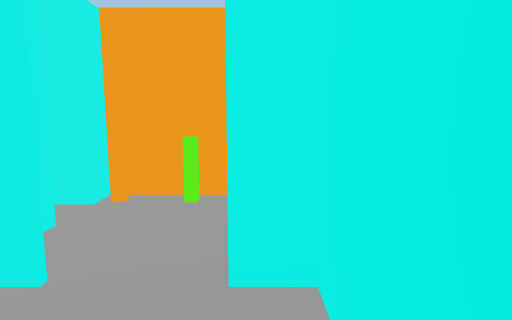
[1] (above)

17 first-person views from a walk through a 3-D level made in the Unity game engine. The camera is 1.4 m above the floor, tilts 8° down and sees 75° across. The floor is counted in squares, 0.5 m on a side. Each view is taken from the middle of a square. On the plan, view 1 faces up. The plan holds only what a view shows up to about 20 squares ahead; the rest is blank. The player is left out.

[2]
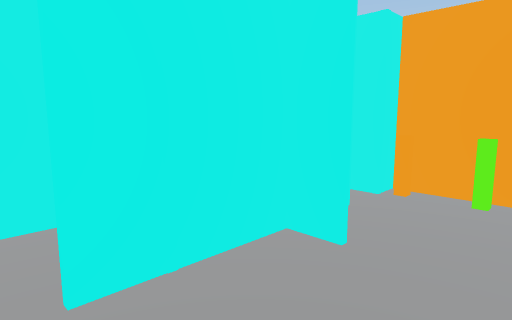

[3]
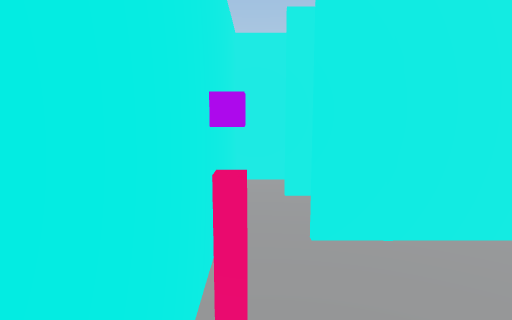

[4]
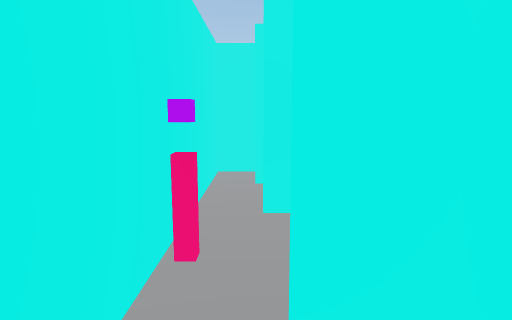

[5]
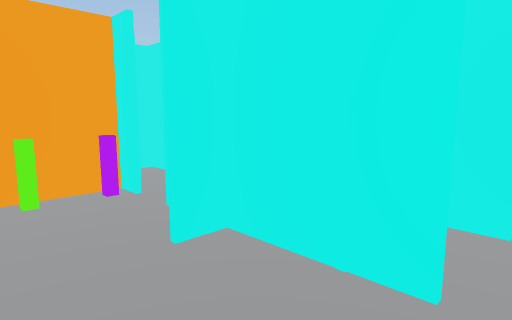

[6]
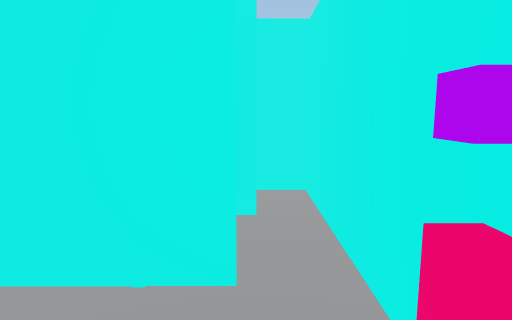

[7]
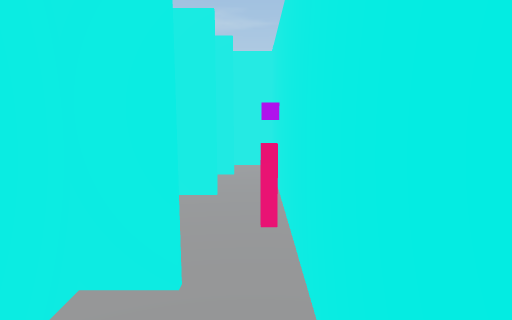

[8]
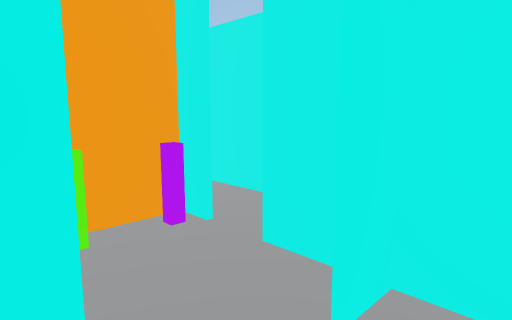

[9]
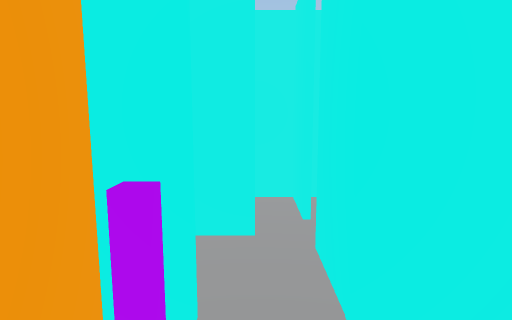

[10]
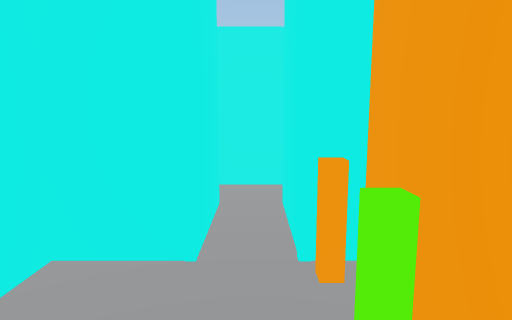

[11]
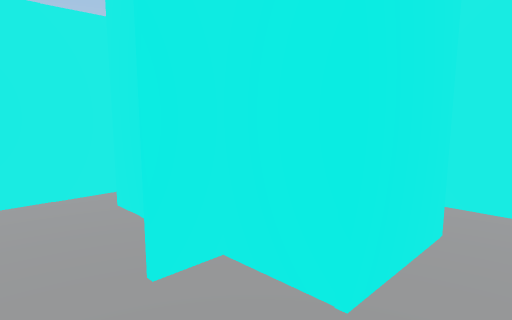

[12]
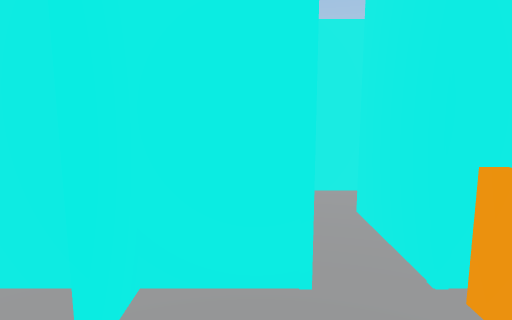

[13]
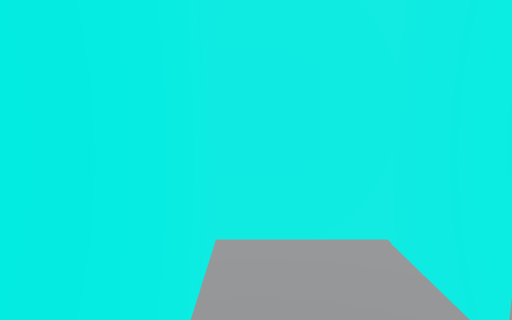

[14]
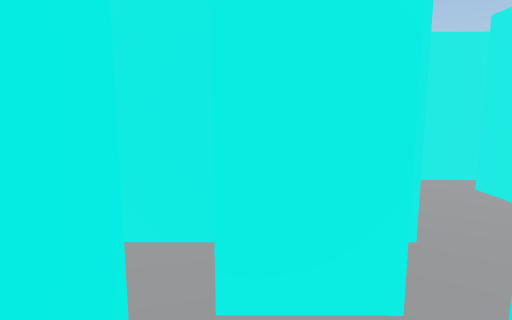

[15]
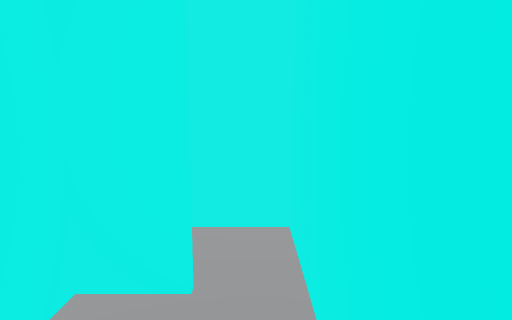

[16]
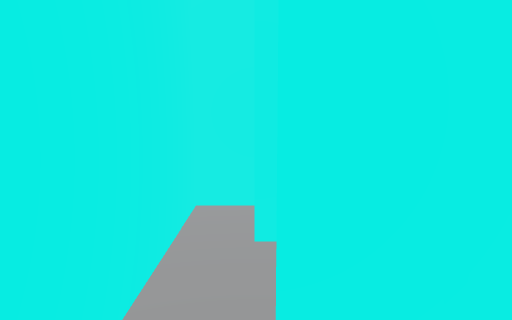

[17]
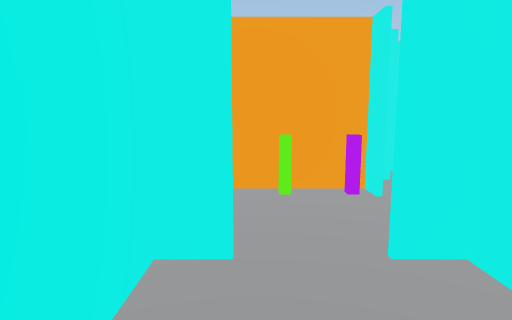

### Floor plan
Key: @ floor where view 1 was taken; # wall or solid block; . floor; O other object.
Columns run from 12 left of view 1 to 8 right of it. Each row starts with its distance up from view 1.
 17       .
 16        #
 15        #
 14        #
 13    O...#      ###
 12    O...#      ..#
 11 #  O...#######..#
 10 #..OOOO#O.O.O#..#
  9 #...............#
  8 #..OOOO#.....####
  7 #.     #.....#
  6        #.....#
  5        ##...##  ###
  4        #.....#
  3        #.....#
  2      ###.....#####
  1    #...#.....#...#  #
  0 #..#........@....#..#
 -1 #.........O.........#
 -2 #####################

Positions as (right, up) in squares from view 1, and headings:
1: (0, 0), facing up
2: (0, -1), facing up-left
3: (2, -1), facing left
4: (4, 0), facing left
5: (-4, -1), facing up-right
6: (-4, 0), facing right
7: (-10, -1), facing right
8: (-4, 3), facing up-right
9: (-3, 9), facing right
10: (1, 9), facing left
11: (-1, 10), facing down-left
12: (0, 7), facing left
13: (-6, 17), facing down
14: (3, 12), facing down
15: (0, -1), facing right
16: (-2, 0), facing left
17: (-3, -1), facing up
